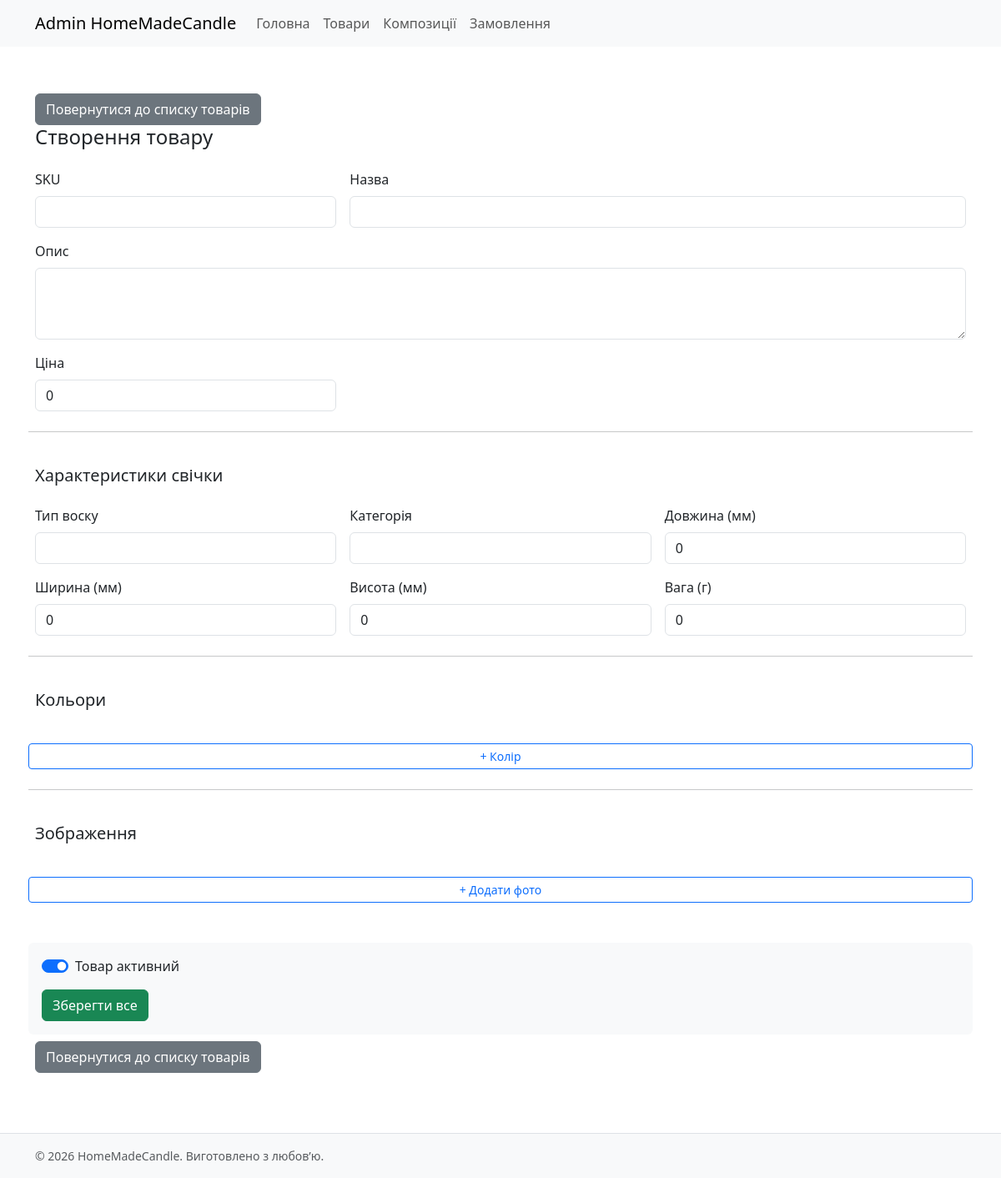
Before: /admin/products/edit/1 (signed in) with the older database file.
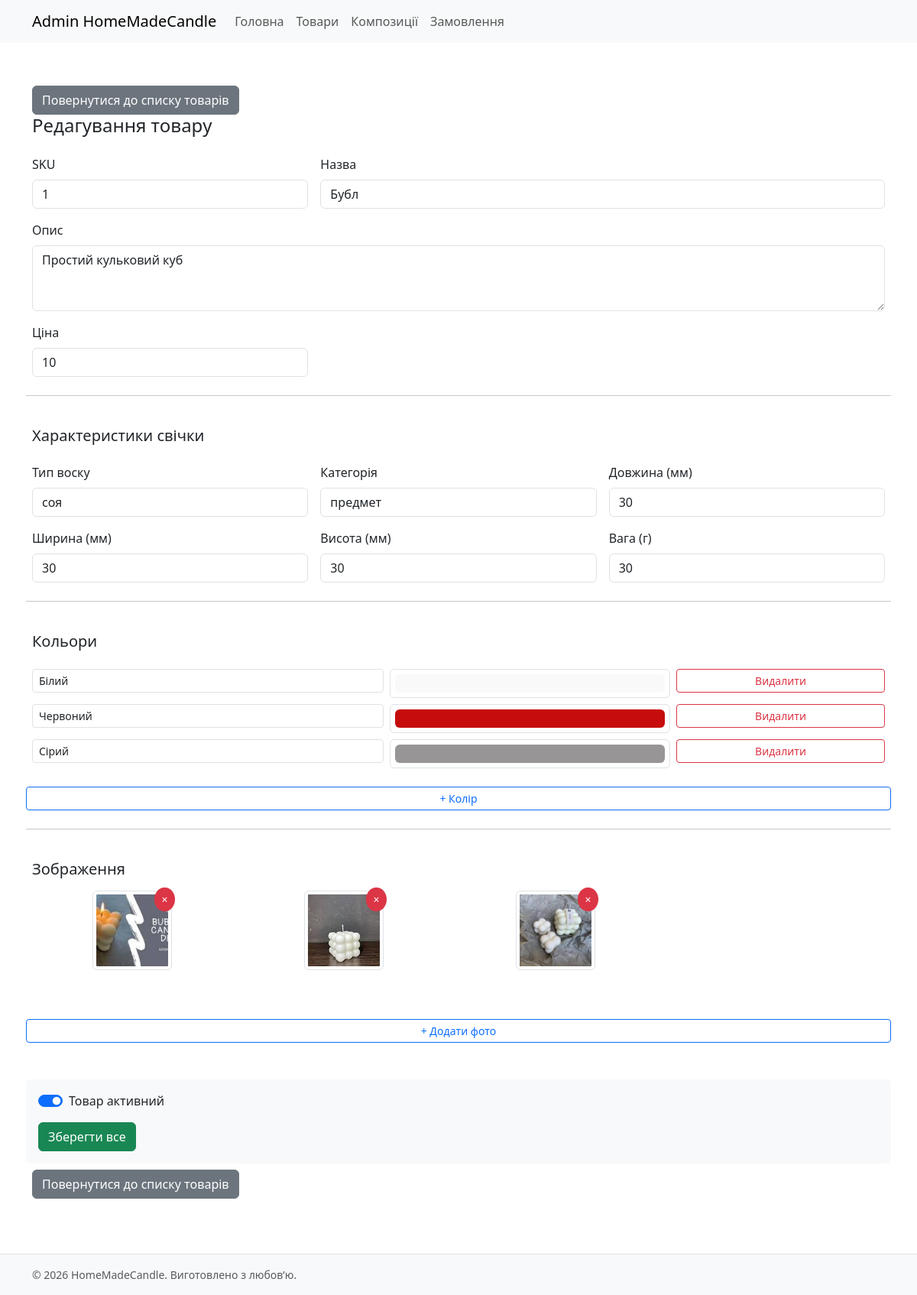
After: the same page with the newer database file.
### models.py (models this page shows, shortened)
class Product(db.Model):
    id = db.Column(db.Integer, primary_key=True)
    sku = db.Column(db.String(64), unique=True, nullable=False)
    name = db.Column(db.String(120), nullable=False)
    description = db.Column(db.Text)
    wax_type = db.Column(db.String(64))
    category = db.Column(db.String(64))
    width = db.Column(db.Integer)
    height = db.Column(db.Integer)
    depth = db.Column(db.Integer)
    weight = db.Column(db.Integer)
    price = db.Column(db.Integer, default=0)
    is_active = db.Column(db.Boolean, default=True)
    colors = db.relationship("Color", backref="product", cascade="all, delete-orphan")
    images = db.relationship("ProductImage", backref="product",
                             order_by="ProductImage.sort_order",
                             cascade="all, delete-orphan")

class Color(db.Model):
    id = db.Column(db.Integer, primary_key=True)
    product_id = db.Column(db.Integer, db.ForeignKey("product.id"), nullable=False)
    color_name = db.Column(db.String(64), nullable=False)
    color_hex = db.Column(db.String(7), nullable=False)  # "#FFFFFF"
    is_default = db.Column(db.Boolean, default=False)
    price_modifier = db.Column(db.Float, default=0.0)     # 0.1 = +10% від базової ціни

class ProductImage(db.Model):
    id = db.Column(db.Integer, primary_key=True)
    product_id = db.Column(db.Integer, db.ForeignKey("product.id"), nullable=False)
    filename = db.Column(db.String(255), nullable=False)         # оригінал
    preview_filename = db.Column(db.String(255))                  # прев’ю 200x200
    alt_text = db.Column(db.String(120))
    sort_order = db.Column(db.Integer, default=0)

### blueprints/admin/routes.py (the view, shortened to what this page needs)
@bp.route("/products/edit", methods=["GET", "POST"])
@bp.route("/products/edit/<int:product_id>", methods=["GET", "POST"])
@login_required
def product_edit(product_id=None):
    product = Product.query.get(product_id) if product_id else None
    colors = Color.query.filter_by(product_id=product.id).all() if product else []
    images = ProductImage.query.filter_by(product_id=product.id).all() if product else []
    return render_template("admin/product_form.html", product=product, colors=colors, images=images)

### blueprints/admin/routes.py (called while the page is built)
@login_manager.user_loader
def load_user(user_id):
    return User.query.get(int(user_id))

### templates/admin/product_form.html (shortened to what the changed rows need)
{% extends "base.html" %}
{% block content %}
{% macro back_button() %}
  <div class="col-12 mt-2 d-flex justify-content-start">
    <a href="{{ url_for('admin.product_list') }}" class="btn btn-secondary">
    </a>
  </div>
{% endmacro %}
<div class="container py-4">
  {{ back_button() }}
  <h1 class="h4 mb-4">{{ 'Створення товару' if not product else 'Редагування товару' }}</h1>
  <form method="post"
        action="{{ url_for('admin.product_edit', product_id=product.id if product else None) }}"
        enctype="multipart/form-data"
        class="row g-3">
    <div class="col-md-4">
      <label class="form-label">SKU</label>
      <input name="sku" class="form-control" value="{{ product.sku if product else '' }}" required>
    </div>
    <div class="col-md-8">
      <label class="form-label">Назва</label>
      <input name="name" class="form-control" value="{{ product.name if product else '' }}" required>
    </div>
    <div class="col-12">
      <label class="form-label">Опис</label>
      <textarea name="description" class="form-control" rows="3">{{ product.description if product else '' }}</textarea>
    </div>
    <div class="col-md-4">
      <label class="form-label">Ціна</label>
      <input name="price" type="number" step="0.01" class="form-control" value="{{ product.price|int if product else '0' }}">
    </div>
    <hr class="my-4">
    <h5>Характеристики свічки</h5>
    <div class="col-md-4">
      <label class="form-label">Тип воску</label>
      <input name="wax_type" class="form-control" value="{{ product.wax_type if product else '' }}">
    </div>
    <div class="col-md-4">
      <label class="form-label">Категорія</label>
      <input name="category" class="form-control" value="{{ product.category if product else '' }}">
    </div>
    <div class="col-md-4">
      <label class="form-label">Довжина (мм)</label>
      <input name="height" type="number" step="1" min="0" class="form-control" value="{{ product.height|int if product else '0' }}">
    </div>
    <div class="col-md-4">
      <label class="form-label">Ширина (мм)</label>
      <input name="width" type="number" step="1" min="0" class="form-control" value="{{ product.width|int if product else '0' }}">
    </div>
    <div class="col-md-4">
      <label class="form-label">Висота (мм)</label>
      <input name="depth" type="number" step="1" min="0" class="form-control" value="{{ product.depth|int if product else '0' }}">
    </div>
    <div class="col-md-4">
      <label class="form-label">Вага (г)</label>
      <input name="weight" type="number" step="1" min="0" class="form-control" value="{{ product.weight|int if product else '0' }}">
    </div>
    <hr class="my-4">
    <h5>Кольори</h5>
    <div id="color-fields">
      {% for color in colors %}
      <div class="row g-2 mb-2 color-row">
        <div class="col-5">
          <input name="color_name[]" class="form-control form-control-sm" value="{{ color.color_name }}">
        </div>
        <div class="col-4">
          <input name="color_hex[]" type="color" class="form-control form-control-color w-100" value="{{ color.color_hex }}">
        </div>
        <div class="col-3">
          <button type="button" class="btn btn-sm btn-outline-danger w-100" onclick="apiDelete('color', '{{ color.id }}', this)">Видалити</button>
        </div>
      </div>
      {% endfor %}
    </div>
    <button type="button" class="btn btn-sm btn-outline-primary" onclick="addColorRow()">+ Колір</button>
    <hr class="my-4">
    <h5>Зображення</h5>
    <div  id="image-fields" class="row mb-3">
      {% for img in images %}
      <div class="col-6 col-md-3 mb-3 image-row">
        <div class="p-2 text-center position-relative" style="width: 120px; aspect-ratio: 1/1; margin: 0 auto;">
          <img src="{{ url_for('static', filename='img/uploads/' + img.preview_filename) }}"
               class="img-thumbnail mb-2 w-100 h-100"
               style="aspect-ratio: 1/1; object-fit: cover; max-width: 120px; margin: 0 auto;">
          <button type="button"
                  class="btn btn-sm btn-danger position-absolute top-0 end-0 m-1 rounded-circle"
                  onclick="apiDelete('image', '{{ img.id }}', this)">&times;</button>
        </div>
      </div>
      {% endfor %}
    </div>
    <button type="button" class="btn btn-sm btn-outline-primary" onclick="addImageRow()">+ Додати фото</button>
    <div class="col-12 mt-5 p-3 bg-light d-flex flex-column align-items-start rounded">
      <div class="form-check form-switch mb-3">
        <input class="form-check-input" type="checkbox" name="is_active" id="active"
               {% if not product or product.is_active %}checked{% endif %}>
        <label class="form-check-label" for="active">Товар активний</label>
      </div>
      </div>
    {{ back_button() }}
  </form>
</div>
{% endblock %}

Changed rows visible on the page:
added Product: sku "1", name "Бубл", description "Простий кульковий куб", price "10", wax_type "соя", category "предмет", height "30", width "30", depth "30", weight "30", is_active "☑"
now on this page (row edited): Color: color_name "Білий", color_hex "#faf9f9"
now on this page (row edited): Color: color_name "Червоний", color_hex "#c60c0c"
now on this page (row edited): Color: color_name "Сірий", color_hex "#979595"
now on this page (row edited): ProductImage: preview_filename (picture)
now on this page (row edited): ProductImage: preview_filename (picture)
now on this page (row edited): ProductImage: preview_filename (picture)
Other visible differences:
{{ 'Створення товару' if not product else 'Редагування товару' }}: "Створення товару" → "Редагування товару"
form field price: "0" → (not shown)
form field height: "0" → (not shown)
form field width: "0" → (not shown)
form field depth: "0" → (not shown)
form field weight: "0" → (not shown)
form field is_active: "☑" → (not shown)
